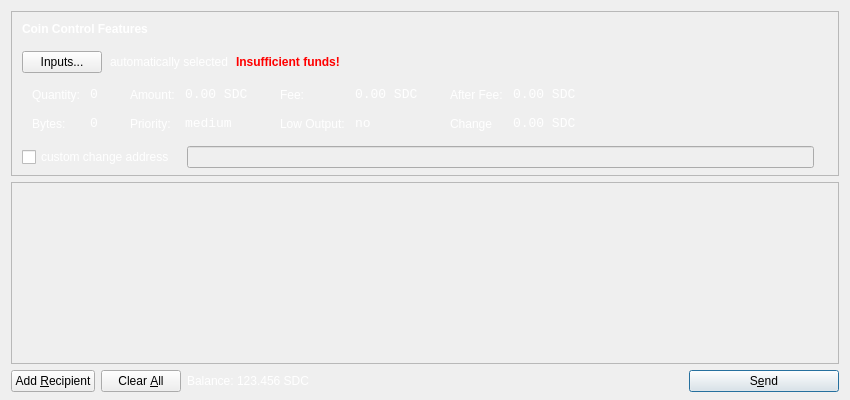
<?xml version="1.0" encoding="UTF-8"?>
<ui version="4.0">
 <class>SendCoinsDialog</class>
 <widget class="QDialog" name="SendCoinsDialog">
  <property name="geometry">
   <rect>
    <x>0</x>
    <y>0</y>
    <width>850</width>
    <height>400</height>
   </rect>
  </property>
  <property name="windowTitle">
   <string>Send Coins</string>
  </property>
  <layout class="QVBoxLayout" name="verticalLayout" stretch="0,1,0">
   <property name="bottomMargin">
    <number>8</number>
   </property>
   <item>
    <widget class="QFrame" name="frameCoinControl">
     <property name="sizePolicy">
      <sizepolicy hsizetype="Expanding" vsizetype="Expanding">
       <horstretch>0</horstretch>
       <verstretch>0</verstretch>
      </sizepolicy>
     </property>
     <property name="maximumSize">
      <size>
       <width>16777215</width>
       <height>16777215</height>
      </size>
     </property>
     <property name="frameShape">
      <enum>QFrame::StyledPanel</enum>
     </property>
     <property name="frameShadow">
      <enum>QFrame::Sunken</enum>
     </property>
     <layout class="QVBoxLayout" name="verticalLayoutCoinControl2">
      <property name="spacing">
       <number>6</number>
      </property>
      <property name="leftMargin">
       <number>0</number>
      </property>
      <property name="topMargin">
       <number>0</number>
      </property>
      <property name="rightMargin">
       <number>0</number>
      </property>
      <property name="bottomMargin">
       <number>6</number>
      </property>
      <item>
       <layout class="QVBoxLayout" name="verticalLayoutCoinControl" stretch="0,0,0,0,1">
        <property name="spacing">
         <number>0</number>
        </property>
        <property name="leftMargin">
         <number>10</number>
        </property>
        <property name="topMargin">
         <number>10</number>
        </property>
        <item>
         <layout class="QHBoxLayout" name="horizontalLayoutCoinControl1">
          <property name="bottomMargin">
           <number>15</number>
          </property>
          <item>
           <widget class="QLabel" name="labelCoinControlFeatures">
            <property name="sizePolicy">
             <sizepolicy hsizetype="Preferred" vsizetype="Maximum">
              <horstretch>0</horstretch>
              <verstretch>0</verstretch>
             </sizepolicy>
            </property>
            <property name="font">
             <font>
              <weight>75</weight>
              <bold>true</bold>
             </font>
            </property>
            <property name="styleSheet">
             <string notr="true">color: #ffffff;</string>
            </property>
            <property name="text">
             <string>Coin Control Features</string>
            </property>
           </widget>
          </item>
         </layout>
        </item>
        <item>
         <layout class="QHBoxLayout" name="horizontalLayoutCoinControl2" stretch="0,0,0,0">
          <property name="spacing">
           <number>8</number>
          </property>
          <property name="bottomMargin">
           <number>10</number>
          </property>
          <item>
           <widget class="QPushButton" name="pushButtonCoinControl">
            <property name="styleSheet">
             <string notr="true"/>
            </property>
            <property name="text">
             <string>Inputs...</string>
            </property>
           </widget>
          </item>
          <item>
           <widget class="QLabel" name="labelCoinControlAutomaticallySelected">
            <property name="styleSheet">
             <string notr="true">color: #ffffff;</string>
            </property>
            <property name="text">
             <string>automatically selected</string>
            </property>
            <property name="margin">
             <number>5</number>
            </property>
           </widget>
          </item>
          <item>
           <widget class="QLabel" name="labelCoinControlInsuffFunds">
            <property name="font">
             <font>
              <weight>75</weight>
              <bold>true</bold>
             </font>
            </property>
            <property name="styleSheet">
             <string notr="true">color:red;font-weight:bold;</string>
            </property>
            <property name="text">
             <string>Insufficient funds!</string>
            </property>
            <property name="margin">
             <number>5</number>
            </property>
           </widget>
          </item>
          <item>
           <spacer name="horizontalSpacerCoinControl">
            <property name="orientation">
             <enum>Qt::Horizontal</enum>
            </property>
            <property name="sizeHint" stdset="0">
             <size>
              <width>40</width>
              <height>1</height>
             </size>
            </property>
           </spacer>
          </item>
         </layout>
        </item>
        <item>
         <widget class="QWidget" name="widgetCoinControl" native="true">
          <property name="sizePolicy">
           <sizepolicy hsizetype="Preferred" vsizetype="Preferred">
            <horstretch>0</horstretch>
            <verstretch>0</verstretch>
           </sizepolicy>
          </property>
          <property name="minimumSize">
           <size>
            <width>0</width>
            <height>0</height>
           </size>
          </property>
          <property name="styleSheet">
           <string notr="true"/>
          </property>
          <layout class="QHBoxLayout" name="horizontalLayoutCoinControl5">
           <property name="leftMargin">
            <number>0</number>
           </property>
           <property name="topMargin">
            <number>0</number>
           </property>
           <property name="rightMargin">
            <number>0</number>
           </property>
           <property name="bottomMargin">
            <number>0</number>
           </property>
           <item>
            <layout class="QHBoxLayout" name="horizontalLayoutCoinControl3" stretch="0,0,0,1">
             <property name="spacing">
              <number>20</number>
             </property>
             <property name="topMargin">
              <number>0</number>
             </property>
             <property name="bottomMargin">
              <number>10</number>
             </property>
             <item>
              <layout class="QFormLayout" name="formLayoutCoinControl1">
               <property name="horizontalSpacing">
                <number>10</number>
               </property>
               <property name="verticalSpacing">
                <number>14</number>
               </property>
               <property name="leftMargin">
                <number>10</number>
               </property>
               <property name="topMargin">
                <number>4</number>
               </property>
               <property name="rightMargin">
                <number>6</number>
               </property>
               <item row="0" column="0">
                <widget class="QLabel" name="labelCoinControlQuantityText">
                 <property name="styleSheet">
                  <string notr="true">color: #ffffff;</string>
                 </property>
                 <property name="text">
                  <string>Quantity:</string>
                 </property>
                 <property name="margin">
                  <number>0</number>
                 </property>
                </widget>
               </item>
               <item row="0" column="1">
                <widget class="QLabel" name="labelCoinControlQuantity">
                 <property name="font">
                  <font>
                   <family>Monospace</family>
                   <pointsize>10</pointsize>
                  </font>
                 </property>
                 <property name="cursor">
                  <cursorShape>IBeamCursor</cursorShape>
                 </property>
                 <property name="contextMenuPolicy">
                  <enum>Qt::ActionsContextMenu</enum>
                 </property>
                 <property name="styleSheet">
                  <string notr="true">color: #ffffff;</string>
                 </property>
                 <property name="text">
                  <string>0</string>
                 </property>
                 <property name="margin">
                  <number>0</number>
                 </property>
                 <property name="textInteractionFlags">
                  <set>Qt::LinksAccessibleByMouse|Qt::TextSelectableByKeyboard|Qt::TextSelectableByMouse</set>
                 </property>
                </widget>
               </item>
               <item row="1" column="0">
                <widget class="QLabel" name="labelCoinControlBytesText">
                 <property name="styleSheet">
                  <string notr="true">color: #ffffff;</string>
                 </property>
                 <property name="text">
                  <string>Bytes:</string>
                 </property>
                </widget>
               </item>
               <item row="1" column="1">
                <widget class="QLabel" name="labelCoinControlBytes">
                 <property name="font">
                  <font>
                   <family>Monospace</family>
                   <pointsize>10</pointsize>
                  </font>
                 </property>
                 <property name="cursor">
                  <cursorShape>IBeamCursor</cursorShape>
                 </property>
                 <property name="contextMenuPolicy">
                  <enum>Qt::ActionsContextMenu</enum>
                 </property>
                 <property name="styleSheet">
                  <string notr="true">color: #ffffff;</string>
                 </property>
                 <property name="text">
                  <string>0</string>
                 </property>
                 <property name="textInteractionFlags">
                  <set>Qt::LinksAccessibleByMouse|Qt::TextSelectableByKeyboard|Qt::TextSelectableByMouse</set>
                 </property>
                </widget>
               </item>
              </layout>
             </item>
             <item>
              <layout class="QFormLayout" name="formLayoutCoinControl2">
               <property name="horizontalSpacing">
                <number>10</number>
               </property>
               <property name="verticalSpacing">
                <number>14</number>
               </property>
               <property name="leftMargin">
                <number>6</number>
               </property>
               <property name="topMargin">
                <number>4</number>
               </property>
               <property name="rightMargin">
                <number>6</number>
               </property>
               <item row="0" column="0">
                <widget class="QLabel" name="labelCoinControlAmountText">
                 <property name="styleSheet">
                  <string notr="true">color: #ffffff;</string>
                 </property>
                 <property name="text">
                  <string>Amount:</string>
                 </property>
                 <property name="margin">
                  <number>0</number>
                 </property>
                </widget>
               </item>
               <item row="0" column="1">
                <widget class="QLabel" name="labelCoinControlAmount">
                 <property name="font">
                  <font>
                   <family>Monospace</family>
                   <pointsize>10</pointsize>
                  </font>
                 </property>
                 <property name="cursor">
                  <cursorShape>IBeamCursor</cursorShape>
                 </property>
                 <property name="contextMenuPolicy">
                  <enum>Qt::ActionsContextMenu</enum>
                 </property>
                 <property name="styleSheet">
                  <string notr="true">color: #ffffff;</string>
                 </property>
                 <property name="text">
                  <string>0.00 SDC</string>
                 </property>
                 <property name="textInteractionFlags">
                  <set>Qt::LinksAccessibleByMouse|Qt::TextSelectableByKeyboard|Qt::TextSelectableByMouse</set>
                 </property>
                </widget>
               </item>
               <item row="1" column="0">
                <widget class="QLabel" name="labelCoinControlPriorityText">
                 <property name="styleSheet">
                  <string notr="true">color: #ffffff;</string>
                 </property>
                 <property name="text">
                  <string>Priority:</string>
                 </property>
                </widget>
               </item>
               <item row="1" column="1">
                <widget class="QLabel" name="labelCoinControlPriority">
                 <property name="font">
                  <font>
                   <family>Monospace</family>
                   <pointsize>10</pointsize>
                  </font>
                 </property>
                 <property name="cursor">
                  <cursorShape>IBeamCursor</cursorShape>
                 </property>
                 <property name="contextMenuPolicy">
                  <enum>Qt::ActionsContextMenu</enum>
                 </property>
                 <property name="styleSheet">
                  <string notr="true">color: #ffffff;</string>
                 </property>
                 <property name="text">
                  <string>medium</string>
                 </property>
                 <property name="textInteractionFlags">
                  <set>Qt::LinksAccessibleByMouse|Qt::TextSelectableByKeyboard|Qt::TextSelectableByMouse</set>
                 </property>
                </widget>
               </item>
              </layout>
             </item>
             <item>
              <layout class="QFormLayout" name="formLayoutCoinControl3">
               <property name="horizontalSpacing">
                <number>10</number>
               </property>
               <property name="verticalSpacing">
                <number>14</number>
               </property>
               <property name="leftMargin">
                <number>6</number>
               </property>
               <property name="topMargin">
                <number>4</number>
               </property>
               <property name="rightMargin">
                <number>6</number>
               </property>
               <item row="0" column="0">
                <widget class="QLabel" name="labelCoinControlFeeText">
                 <property name="styleSheet">
                  <string notr="true">color: #ffffff;</string>
                 </property>
                 <property name="text">
                  <string>Fee:</string>
                 </property>
                 <property name="margin">
                  <number>0</number>
                 </property>
                </widget>
               </item>
               <item row="0" column="1">
                <widget class="QLabel" name="labelCoinControlFee">
                 <property name="font">
                  <font>
                   <family>Monospace</family>
                   <pointsize>10</pointsize>
                  </font>
                 </property>
                 <property name="cursor">
                  <cursorShape>IBeamCursor</cursorShape>
                 </property>
                 <property name="contextMenuPolicy">
                  <enum>Qt::ActionsContextMenu</enum>
                 </property>
                 <property name="styleSheet">
                  <string notr="true">color: #ffffff;</string>
                 </property>
                 <property name="text">
                  <string>0.00 SDC</string>
                 </property>
                 <property name="textInteractionFlags">
                  <set>Qt::LinksAccessibleByMouse|Qt::TextSelectableByKeyboard|Qt::TextSelectableByMouse</set>
                 </property>
                </widget>
               </item>
               <item row="1" column="0">
                <widget class="QLabel" name="labelCoinControlLowOutputText">
                 <property name="styleSheet">
                  <string notr="true">color: #ffffff;</string>
                 </property>
                 <property name="text">
                  <string>Low Output:</string>
                 </property>
                </widget>
               </item>
               <item row="1" column="1">
                <widget class="QLabel" name="labelCoinControlLowOutput">
                 <property name="font">
                  <font>
                   <family>Monospace</family>
                   <pointsize>10</pointsize>
                  </font>
                 </property>
                 <property name="cursor">
                  <cursorShape>IBeamCursor</cursorShape>
                 </property>
                 <property name="contextMenuPolicy">
                  <enum>Qt::ActionsContextMenu</enum>
                 </property>
                 <property name="styleSheet">
                  <string notr="true">color: #ffffff;</string>
                 </property>
                 <property name="text">
                  <string>no</string>
                 </property>
                 <property name="textInteractionFlags">
                  <set>Qt::LinksAccessibleByMouse|Qt::TextSelectableByKeyboard|Qt::TextSelectableByMouse</set>
                 </property>
                </widget>
               </item>
              </layout>
             </item>
             <item>
              <layout class="QFormLayout" name="formLayoutCoinControl4">
               <property name="horizontalSpacing">
                <number>10</number>
               </property>
               <property name="verticalSpacing">
                <number>14</number>
               </property>
               <property name="leftMargin">
                <number>6</number>
               </property>
               <property name="topMargin">
                <number>4</number>
               </property>
               <property name="rightMargin">
                <number>6</number>
               </property>
               <item row="0" column="0">
                <widget class="QLabel" name="labelCoinControlAfterFeeText">
                 <property name="styleSheet">
                  <string notr="true">color: #ffffff;</string>
                 </property>
                 <property name="text">
                  <string>After Fee:</string>
                 </property>
                 <property name="margin">
                  <number>0</number>
                 </property>
                </widget>
               </item>
               <item row="0" column="1">
                <widget class="QLabel" name="labelCoinControlAfterFee">
                 <property name="font">
                  <font>
                   <family>Monospace</family>
                   <pointsize>10</pointsize>
                  </font>
                 </property>
                 <property name="cursor">
                  <cursorShape>IBeamCursor</cursorShape>
                 </property>
                 <property name="contextMenuPolicy">
                  <enum>Qt::ActionsContextMenu</enum>
                 </property>
                 <property name="styleSheet">
                  <string notr="true">color: #ffffff;</string>
                 </property>
                 <property name="text">
                  <string>0.00 SDC</string>
                 </property>
                 <property name="textInteractionFlags">
                  <set>Qt::LinksAccessibleByMouse|Qt::TextSelectableByKeyboard|Qt::TextSelectableByMouse</set>
                 </property>
                </widget>
               </item>
               <item row="1" column="0">
                <widget class="QLabel" name="labelCoinControlChangeText">
                 <property name="styleSheet">
                  <string notr="true">color: #ffffff;</string>
                 </property>
                 <property name="text">
                  <string>Change</string>
                 </property>
                </widget>
               </item>
               <item row="1" column="1">
                <widget class="QLabel" name="labelCoinControlChange">
                 <property name="font">
                  <font>
                   <family>Monospace</family>
                   <pointsize>10</pointsize>
                  </font>
                 </property>
                 <property name="cursor">
                  <cursorShape>IBeamCursor</cursorShape>
                 </property>
                 <property name="contextMenuPolicy">
                  <enum>Qt::ActionsContextMenu</enum>
                 </property>
                 <property name="styleSheet">
                  <string notr="true">color: #ffffff;</string>
                 </property>
                 <property name="text">
                  <string>0.00 SDC</string>
                 </property>
                 <property name="textInteractionFlags">
                  <set>Qt::LinksAccessibleByMouse|Qt::TextSelectableByKeyboard|Qt::TextSelectableByMouse</set>
                 </property>
                </widget>
               </item>
              </layout>
             </item>
            </layout>
           </item>
          </layout>
         </widget>
        </item>
        <item>
         <layout class="QHBoxLayout" name="horizontalLayoutCoinControl4" stretch="0,0,0">
          <property name="spacing">
           <number>12</number>
          </property>
          <property name="sizeConstraint">
           <enum>QLayout::SetDefaultConstraint</enum>
          </property>
          <property name="topMargin">
           <number>5</number>
          </property>
          <property name="rightMargin">
           <number>5</number>
          </property>
          <item>
           <widget class="QCheckBox" name="checkBoxCoinControlChange">
            <property name="styleSheet">
             <string notr="true">color: #ffffff;</string>
            </property>
            <property name="text">
             <string>custom change address</string>
            </property>
           </widget>
          </item>
          <item>
           <widget class="QLineEdit" name="lineEditCoinControlChange">
            <property name="enabled">
             <bool>false</bool>
            </property>
            <property name="sizePolicy">
             <sizepolicy hsizetype="Expanding" vsizetype="Fixed">
              <horstretch>0</horstretch>
              <verstretch>0</verstretch>
             </sizepolicy>
            </property>
           </widget>
          </item>
          <item>
           <widget class="QLabel" name="labelCoinControlChangeLabel">
            <property name="sizePolicy">
             <sizepolicy hsizetype="Preferred" vsizetype="Expanding">
              <horstretch>0</horstretch>
              <verstretch>0</verstretch>
             </sizepolicy>
            </property>
            <property name="minimumSize">
             <size>
              <width>0</width>
              <height>0</height>
             </size>
            </property>
            <property name="text">
             <string/>
            </property>
            <property name="margin">
             <number>3</number>
            </property>
           </widget>
          </item>
         </layout>
        </item>
        <item>
         <spacer name="verticalSpacerCoinControl">
          <property name="orientation">
           <enum>Qt::Vertical</enum>
          </property>
          <property name="sizeHint" stdset="0">
           <size>
            <width>800</width>
            <height>1</height>
           </size>
          </property>
         </spacer>
        </item>
       </layout>
      </item>
     </layout>
    </widget>
   </item>
   <item>
    <widget class="QScrollArea" name="scrollArea">
     <property name="widgetResizable">
      <bool>true</bool>
     </property>
     <widget class="QWidget" name="scrollAreaWidgetContents">
      <property name="geometry">
       <rect>
        <x>0</x>
        <y>0</y>
        <width>830</width>
        <height>163</height>
       </rect>
      </property>
      <layout class="QVBoxLayout" name="verticalLayout_2">
       <property name="leftMargin">
        <number>0</number>
       </property>
       <property name="topMargin">
        <number>0</number>
       </property>
       <property name="rightMargin">
        <number>0</number>
       </property>
       <property name="bottomMargin">
        <number>0</number>
       </property>
       <item>
        <layout class="QVBoxLayout" name="entries">
         <property name="spacing">
          <number>6</number>
         </property>
        </layout>
       </item>
       <item>
        <spacer name="verticalSpacer">
         <property name="orientation">
          <enum>Qt::Vertical</enum>
         </property>
         <property name="sizeHint" stdset="0">
          <size>
           <width>20</width>
           <height>40</height>
          </size>
         </property>
        </spacer>
       </item>
      </layout>
     </widget>
    </widget>
   </item>
   <item>
    <layout class="QHBoxLayout" name="horizontalLayout">
     <item>
      <widget class="QPushButton" name="addButton">
       <property name="toolTip">
        <string>Send to multiple recipients at once</string>
       </property>
       <property name="text">
        <string>Add &amp;Recipient</string>
       </property>
       <property name="icon">
        <iconset resource="../bitcoin.qrc">
         <normaloff>:/icons/add</normaloff>:/icons/add</iconset>
       </property>
       <property name="autoDefault">
        <bool>false</bool>
       </property>
      </widget>
     </item>
     <item>
      <widget class="QPushButton" name="clearButton">
       <property name="sizePolicy">
        <sizepolicy hsizetype="Minimum" vsizetype="Fixed">
         <horstretch>0</horstretch>
         <verstretch>0</verstretch>
        </sizepolicy>
       </property>
       <property name="toolTip">
        <string>Remove all transaction fields</string>
       </property>
       <property name="text">
        <string>Clear &amp;All</string>
       </property>
       <property name="icon">
        <iconset resource="../bitcoin.qrc">
         <normaloff>:/icons/remove</normaloff>:/icons/remove</iconset>
       </property>
       <property name="autoRepeatDelay">
        <number>300</number>
       </property>
       <property name="autoDefault">
        <bool>false</bool>
       </property>
      </widget>
     </item>
     <item>
      <layout class="QHBoxLayout" name="horizontalLayout_2">
       <property name="spacing">
        <number>3</number>
       </property>
       <item>
        <widget class="QLabel" name="label">
         <property name="sizePolicy">
          <sizepolicy hsizetype="Preferred" vsizetype="Fixed">
           <horstretch>0</horstretch>
           <verstretch>0</verstretch>
          </sizepolicy>
         </property>
         <property name="styleSheet">
          <string notr="true">color: #ffffff;</string>
         </property>
         <property name="text">
          <string>Balance:</string>
         </property>
        </widget>
       </item>
       <item>
        <widget class="QLabel" name="labelBalance">
         <property name="sizePolicy">
          <sizepolicy hsizetype="Preferred" vsizetype="Fixed">
           <horstretch>0</horstretch>
           <verstretch>0</verstretch>
          </sizepolicy>
         </property>
         <property name="cursor">
          <cursorShape>IBeamCursor</cursorShape>
         </property>
         <property name="styleSheet">
          <string notr="true">color: #ffffff;</string>
         </property>
         <property name="text">
          <string>123.456 SDC</string>
         </property>
         <property name="textInteractionFlags">
          <set>Qt::LinksAccessibleByMouse|Qt::TextSelectableByKeyboard|Qt::TextSelectableByMouse</set>
         </property>
        </widget>
       </item>
      </layout>
     </item>
     <item>
      <spacer name="horizontalSpacer">
       <property name="orientation">
        <enum>Qt::Horizontal</enum>
       </property>
       <property name="sizeHint" stdset="0">
        <size>
         <width>40</width>
         <height>20</height>
        </size>
       </property>
      </spacer>
     </item>
     <item>
      <widget class="QPushButton" name="sendButton">
       <property name="minimumSize">
        <size>
         <width>150</width>
         <height>0</height>
        </size>
       </property>
       <property name="toolTip">
        <string>Confirm the send action</string>
       </property>
       <property name="text">
        <string>S&amp;end</string>
       </property>
       <property name="icon">
        <iconset resource="../bitcoin.qrc">
         <normaloff>:/icons/send</normaloff>:/icons/send</iconset>
       </property>
       <property name="default">
        <bool>true</bool>
       </property>
      </widget>
     </item>
    </layout>
   </item>
  </layout>
 </widget>
 <resources>
  <include location="../bitcoin.qrc"/>
 </resources>
 <connections/>
</ui>
